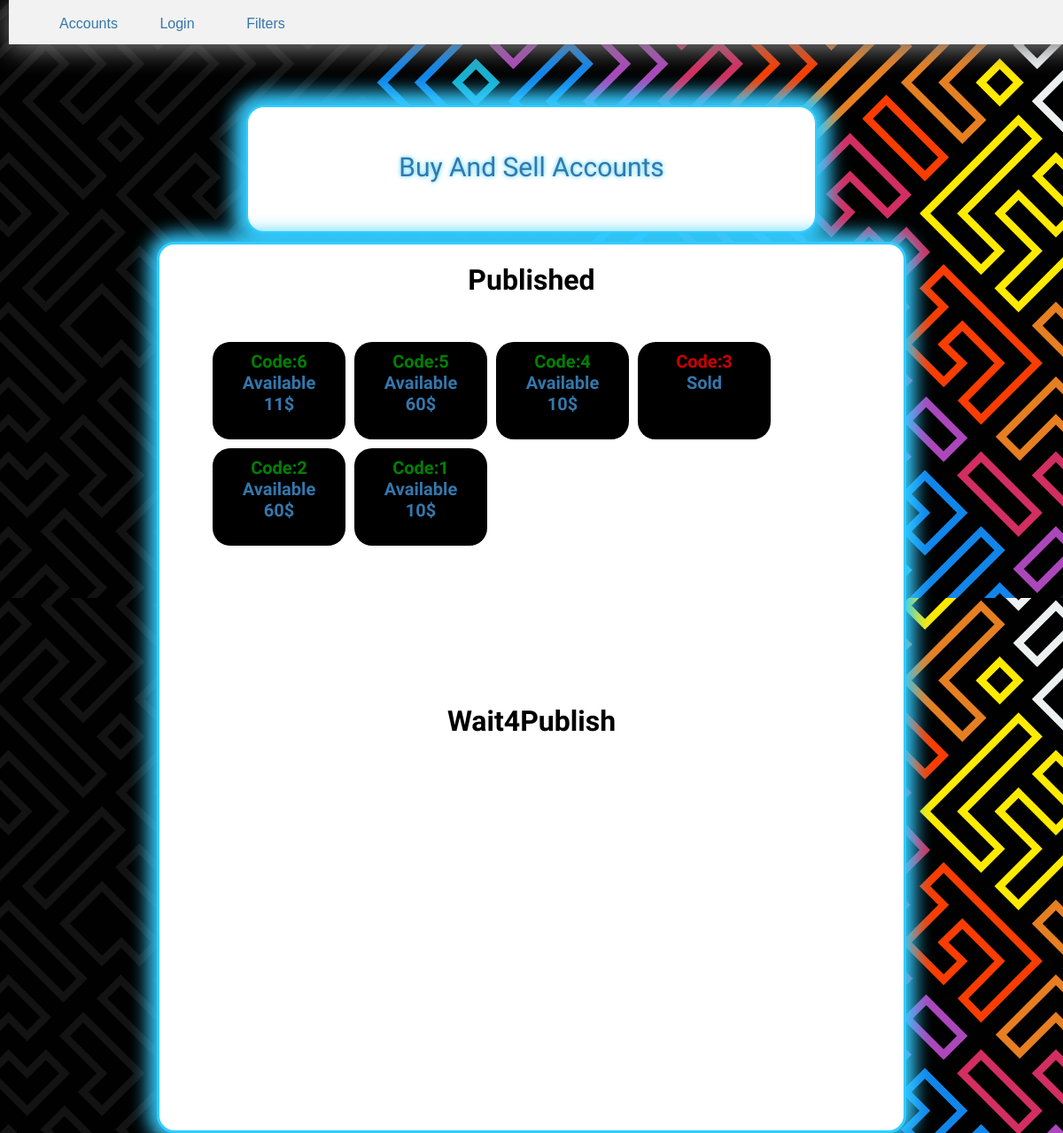
/, run on an earlier commit of the app's database.
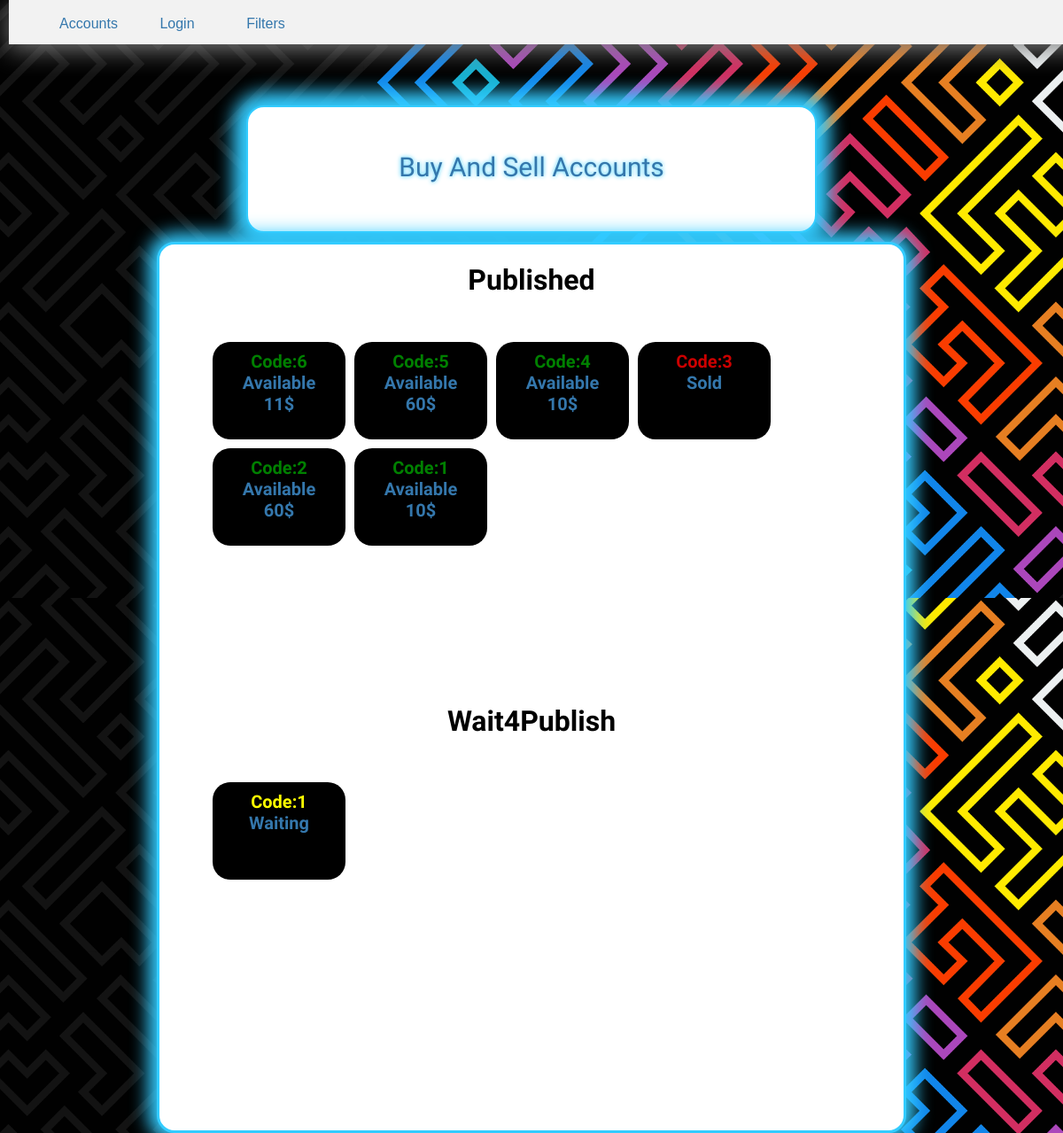
And on a later commit of the database.
### Sell/models.py (models this page shows, shortened)
class Account(models.Model):
    code = models.IntegerField(primary_key=True, blank=True)
    w_code = models.IntegerField(blank=True, null=True)
    level = models.IntegerField()
    region_account = (
    ('220' , '220-هند'),
    ('360' , '360-ایران'),
    ('560' , '560-اروپا')
    )
    region = models.CharField(max_length=3 , choices= region_account, default='360')
    rank = models.CharField(max_length=300, blank=True)
    battle_pass = models.CharField(max_length= 400, blank=True)
    description = models.TextField(blank=True)
    price = models.IntegerField()
    S = (
    ('Available', 'Available'),
    ('Sold', 'Sold'),
    )
    status = models.CharField(max_length=9, choices=S, default='Available')
    S2 = (
    ('w', 'Wait4Publish'),
    ('p', 'Published')
    )
    p_status = models.CharField(max_length=1, choices=S2, default='p')

### Sell/views.py (the view)
# urls.py: re_path(r'^$', views.index, name='list_view'),
def index(request, ):
    accounts_list = models.Account.objects.order_by('-code')
    accounts_list2 = models.Account.objects.order_by('-w_code')
    context = {
        'accounts_list': accounts_list,
        'accounts_list2': accounts_list2,
    }
    return render(request, 'Sell/accounts_list.html', context)

### Sell/templates/Sell/accounts_list.html (shortened to what this page needs)
{% extends "Sell/index.html" %}
    {% block content %}
        {% if accounts_list %}
            <div class="Published">
            <h1>Published</h1><br />
            <ul>
            {% for account in accounts_list %}
                {% if account.p_status == 'p' %}
                {% if account.status == 'Available' %}
                <li id="{{account.code}}"><a href="{% url 'sellaccount:detail_view' account.code %}" id="link{{account.code}}"><span style="color: green">Code:{{account.code}}</span><br />
                  {{account.status}}<br />
                  {{account.price}}$</a>
                {% else %}
                <li id="{{account.code}}"><a href="{% url 'sellaccount:detail_view' account.code %}" id="link{{account.code}}" class="sold-href"><span style="color: #cc0000 ">Code:{{account.code}}</span><br />
                  {{account.status}}</a><br />
                  {% endif %}
                  {% endif %}
              {% endfor %}
              </ul>
              </div>
        {% else %}
            <p>No Accounts Are Available</p>
        {% endif %}
    {% endblock %}
    {% block content2 %}
        {% if accounts_list %}
            <div class="Wait4Publish">
            <h1>Wait4Publish</h1><br />
            <ul>
            {% for account1 in accounts_list2 %}
                {% if account1.p_status == 'w' %}
                {% if account1.status == 'Available' %}
                <li id="{{account1.code}}"><a href="{% url 'sellaccount:p_detail_view' account1.w_code %}" id="link{{account1.code}}"><span style="color: yellow">Code:{{account1.w_code}}</span><br />
                  Waiting</a><br />
                  {% endif %}
                  {% endif %}
              {% endfor %}
              </ul>
              </div>
        {% else %}
            <p>No Accounts Are Available</p>
        {% endif %}
    {% endblock %}

What changed in the data, as far as the page shows it:
added Account: w_code "1", shown under "Wait4Publish"
